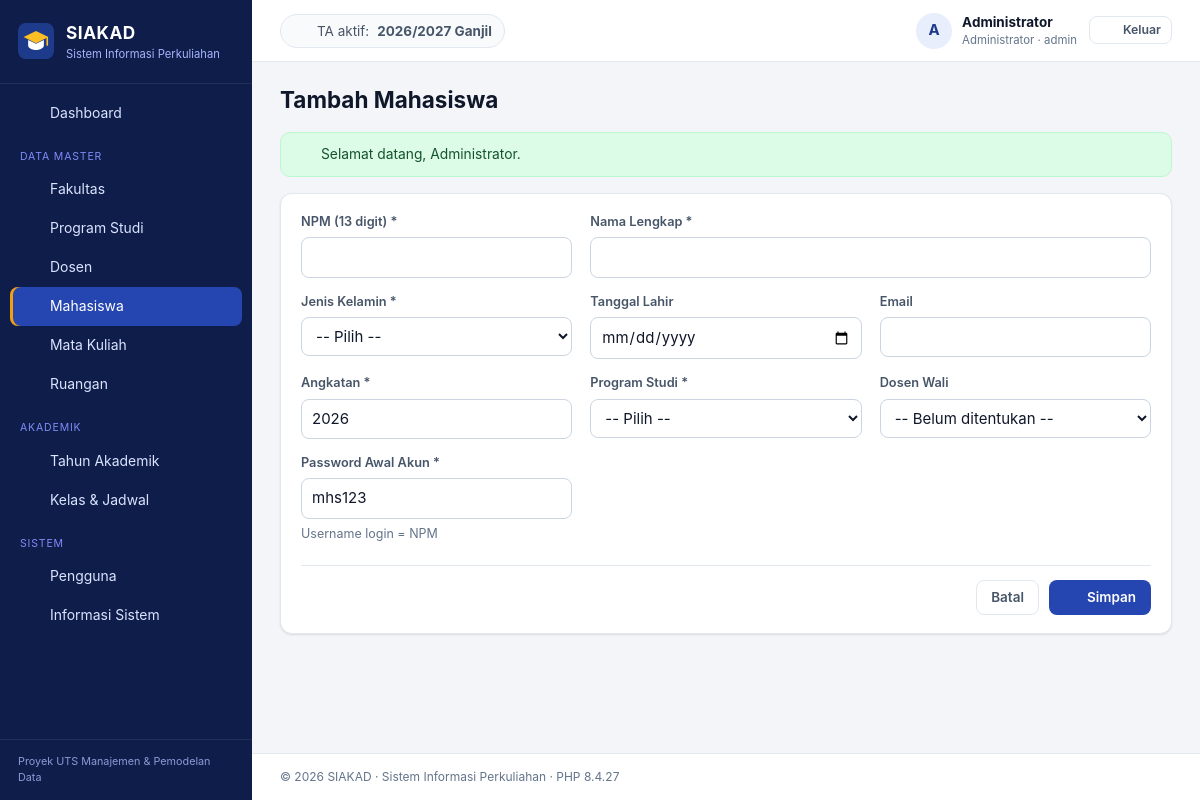
Page /index.php?page=admin/mahasiswa&action=create (signed in) on the committed database.
### tables this page shows
CREATE TABLE tahun_akademik (
  id_ta       INT UNSIGNED NOT NULL AUTO_INCREMENT,
  tahun       CHAR(9)      NOT NULL,               
  semester    ENUM('Ganjil','Genap') NOT NULL,
  is_aktif    TINYINT(1)   NOT NULL DEFAULT 0,
  created_at  TIMESTAMP    NOT NULL DEFAULT CURRENT_TIMESTAMP,
  PRIMARY KEY (id_ta),
  UNIQUE KEY uq_ta (tahun, semester)
);

CREATE TABLE program_studi (
  id_prodi     INT UNSIGNED  NOT NULL AUTO_INCREMENT,
  kode_prodi   VARCHAR(10)   NOT NULL,
  nama_prodi   VARCHAR(100)  NOT NULL,
  jenjang      ENUM('D3','S1','S2','S3') NOT NULL DEFAULT 'S1',
  id_fakultas  INT UNSIGNED  NOT NULL,
  created_at   TIMESTAMP     NOT NULL DEFAULT CURRENT_TIMESTAMP,
  PRIMARY KEY (id_prodi),
  UNIQUE KEY uq_prodi_kode (kode_prodi),
  KEY idx_prodi_fakultas (id_fakultas),
  CONSTRAINT fk_prodi_fakultas FOREIGN KEY (id_fakultas)
    REFERENCES fakultas (id_fakultas) ON UPDATE CASCADE ON DELETE RESTRICT
);

### app/core/Controller.php (called while the page is built, shortened)
<?php
abstract class Controller
{
    protected function render(string $view, array $data = [], string $layout = 'layouts/main'): void
    {
        $viewFile = APP_PATH . '/views/' . $view . '.php';
        extract($data, EXTR_SKIP);
        require $viewFile;
        $content = ob_get_clean();
        require APP_PATH . '/views/' . $layout . '.php';
    }
}

### app/controllers/MahasiswaController.php (called while the page is built, shortened)
<?php
class MahasiswaController extends Controller
{
    public function create(): void
    {
        $this->form(null, 'Tambah Mahasiswa');
    }
    private function form(?array $row, string $title): void
    {
        $this->render('admin/mahasiswa/form', [
            'title' => $title,
            'row'   => $row,
            'prodi' => (new Prodi())->options(),
            'dosen' => (new Dosen())->options(),
        ]);
    }
}

### index.php (called while the page is built, shortened)
<?php
require APP_PATH . '/core/helpers.php';
spl_autoload_register(function (string $class): void {
    foreach (['core', 'controllers', 'models'] as $dir) {
        $file = APP_PATH . "/$dir/$class.php";
        if (is_file($file)) {
            return;
        }
    }
});
$page = (string) ($_GET['page'] ?? (Auth::check() ? 'dashboard' : 'login'));
$action = (string) ($_GET['action'] ?? 'index');
$method = lcfirst(str_replace(' ', '', ucwords(str_replace('-', ' ', $action))));
$controller = new $controllerClass();
try {
    $controller->$method();
} catch (PDOException $e) {
    error_log('[SIAKAD] ' . $e->getMessage());
    if ($_SERVER['REQUEST_METHOD'] === 'POST') {
        flash('error', db_error_message($e));
        $back = $_SERVER['HTTP_REFERER'] ?? url($page);
        header('Location: ' . $back);
        exit;
    }
    abort(500, db_error_message($e));
}

### app/core/Model.php (called while the page is built, shortened)
<?php
abstract class Model
{
    protected PDO $db;
    public function __construct()
    {
        $this->db = Database::connection();
    }
    protected function fetchAll(string $sql, array $params = []): array
    {
        $stmt = $this->db->prepare($sql);
        $stmt->execute($params);
        return $stmt->fetchAll();
    }
    protected function fetchOne(string $sql, array $params = []): ?array
    {
        $stmt = $this->db->prepare($sql);
        $stmt->execute($params);
        $row = $stmt->fetch();
        return $row === false ? null : $row;
    }
}

### app/core/Database.php (called while the page is built)
<?php
final class Database
{
    private static ?PDO $pdo = null;
    public static function connection(): PDO
    {
        if (self::$pdo === null) {
            $c = config();
            $dsn = sprintf(
                'mysql:host=%s;port=%d;dbname=%s;charset=utf8mb4',
                $c['db_host'],
                $c['db_port'],
                $c['db_name']
            );
            self::$pdo = new PDO($dsn, $c['db_user'], $c['db_pass'], [
                PDO::ATTR_ERRMODE            => PDO::ERRMODE_EXCEPTION,
                PDO::ATTR_DEFAULT_FETCH_MODE => PDO::FETCH_ASSOC,
                PDO::ATTR_EMULATE_PREPARES   => false,
            ]);
            self::$pdo->exec("SET time_zone = '+07:00'");
        }
        return self::$pdo;
    }
}

### app/models/Prodi.php (called while the page is built, shortened)
<?php
class Prodi extends Model
{
    public function options(): array
    {
        return $this->fetchAll(
            "SELECT id_prodi, CONCAT(jenjang, ' ', nama_prodi) AS label FROM program_studi ORDER BY nama_prodi"
        );
    }
}

### app/models/Dosen.php (called while the page is built, shortened)
<?php
class Dosen extends Model
{
    public function options(): array
    {
        return $this->fetchAll('SELECT id_dosen, nidn, nama_dosen FROM dosen ORDER BY nama_dosen');
    }
}

### app/core/Auth.php (called while the page is built, shortened)
<?php
final class Auth
{
    public static function user(): ?array
    {
        return $_SESSION['user'] ?? null;
    }
}

### config/config.php (called while the page is built, shortened)
<?php
$env = static function (string $key, $default) {
    $value = getenv($key);
    return $value === false || $value === '' ? $default : $value;
};
$config = [
    'app_name'     => 'SIAKAD',
    'app_subtitle' => 'Sistem Informasi Perkuliahan',
    'db_host'      => $env('DB_HOST', '127.0.0.1'),
    'db_port'      => (int) $env('DB_PORT', 3306),
    'db_name'      => $env('DB_NAME', 'db_siakad'),
    'db_user'      => $env('DB_USER', 'root'),
    'db_pass'      => $env('DB_PASS', ''),
    'timezone'     => 'Asia/Jakarta',
    'debug'        => filter_var($env('APP_DEBUG', false), FILTER_VALIDATE_BOOLEAN),
];
$local = __DIR__ . '/config.local.php';
return $config;

### app/models/TahunAkademik.php (called while the page is built, shortened)
<?php
class TahunAkademik extends Model
{
    public function aktif(): ?array
    {
        return $this->fetchOne('SELECT * FROM tahun_akademik WHERE is_aktif = 1 LIMIT 1');
    }
}

### app/core/helpers.php (the view, shortened to what this page needs)
<?php
function config(?string $key = null): mixed
{
    static $config = null;
    $config ??= require BASE_PATH . '/config/config.php';
    return $key === null ? $config : ($config[$key] ?? null);
}
function e(mixed $value): string
{
    return htmlspecialchars((string) ($value ?? ''), ENT_QUOTES | ENT_SUBSTITUTE, 'UTF-8');
}
function base_url(string $path = ''): string
{
    $dir = rtrim(str_replace('\\', '/', dirname($_SERVER['SCRIPT_NAME'] ?? '/')), '/');
    return $dir . '/' . ltrim($path, '/');
}
function url(string $page, array $params = []): string
{
    $query = http_build_query(array_merge(['page' => $page], $params));
    return base_url('index.php') . '?' . $query;
}
function asset(string $path): string
{
    $file = BASE_PATH . '/assets/' . $path;
    $version = is_file($file) ? filemtime($file) : 1;
    return base_url('assets/' . $path) . '?v=' . $version;
}
function flash(string $type, ?string $message = null): ?string
{
    $msg = $_SESSION['_flash'][$type] ?? null;
    return $msg;
}
function old(string $field, mixed $default = ''): string
{
    return (string) ($default ?? '');
}
function has_error(string $field): string
{
    return isset($GLOBALS['_errors'][$field]) ? ' is-invalid' : '';
}
function is_active_page(string $prefix): string
{
    $page = $_GET['page'] ?? 'dashboard';
    return str_starts_with($page, $prefix) ? ' active' : '';
}
function select_options(array $rows, string $valueKey, string|callable $labelKey, mixed $selected, string $placeholder = '-- Pilih --'): string
{
    $html = $placeholder !== '' ? '<option value="">' . e($placeholder) . '</option>' : '';
    foreach ($rows as $r) {
        $value = (string) $r[$valueKey];
        $label = is_callable($labelKey) ? $labelKey($r) : $r[$labelKey];
        $sel = $value === (string) $selected ? ' selected' : '';
        $html .= '<option value="' . e($value) . '"' . $sel . '>' . e($label) . '</option>';
    }
    return $html;
}
function icon(string $name, int $size = 18): string
{
    $p = $paths[$name] ?? $paths['grid'];
    return '<svg class="icon" width="' . $size . '" height="' . $size . '" viewBox="0 0 24 24" fill="none" stroke="currentColor" stroke-width="2" stroke-linecap="round" stroke-linejoin="round" aria-hidden="true">' . $p . '</svg>';
}

### app/views/admin/mahasiswa/form.php (shortened to what this page needs)
<?php $isEdit = $row !== null; ?>
<section class="card form-card">
    <form method="post" action="<?= e(url('admin/mahasiswa', $isEdit ? ['action' => 'update', 'id' => $row['id_mahasiswa']] : ['action' => 'store'])) ?>">
        <div class="form-grid">
            <label class="field">
                <span>NPM (13 digit) *</span>
                <input class="<?= has_error('npm') ?>" type="text" name="npm" maxlength="13" inputmode="numeric" value="<?= e(old('npm', $row['npm'] ?? '')) ?>" required>
            </label>
            <label class="field span-2">
                <span>Nama Lengkap *</span>
                <input class="<?= has_error('nama_mahasiswa') ?>" type="text" name="nama_mahasiswa" maxlength="100" value="<?= e(old('nama_mahasiswa', $row['nama_mahasiswa'] ?? '')) ?>" required>
            </label>
            <label class="field">
                <span>Jenis Kelamin *</span>
                <select class="<?= has_error('jenis_kelamin') ?>" name="jenis_kelamin" required>
                    <option value="">-- Pilih --</option>
                </select>
            </label>
            <label class="field">
                <span>Tanggal Lahir</span>
                <input class="<?= has_error('tanggal_lahir') ?>" type="date" name="tanggal_lahir" value="<?= e(old('tanggal_lahir', $row['tanggal_lahir'] ?? '')) ?>">
            </label>
            <label class="field">
                <span>Email</span>
                <input class="<?= has_error('email') ?>" type="email" name="email" maxlength="100" value="<?= e(old('email', $row['email'] ?? '')) ?>">
            </label>
            <label class="field">
                <span>Angkatan *</span>
                <input class="<?= has_error('angkatan') ?>" type="number" name="angkatan" min="2000" max="2100" value="<?= e(old('angkatan', $row['angkatan'] ?? date('Y'))) ?>" required>
            </label>
            <label class="field">
                <span>Program Studi *</span>
                <select class="<?= has_error('id_prodi') ?>" name="id_prodi" required>
                    <?= select_options($prodi, 'id_prodi', 'label', old('id_prodi', $row['id_prodi'] ?? '')) ?>
                </select>
            </label>
            <label class="field">
                <span>Dosen Wali</span>
                <select class="<?= has_error('id_dosen_wali') ?>" name="id_dosen_wali">
                    <?= select_options($dosen, 'id_dosen', 'nama_dosen', old('id_dosen_wali', $row['id_dosen_wali'] ?? ''), '-- Belum ditentukan --') ?>
                </select>
            </label>
            <?php if (!$isEdit): ?>
                <label class="field">
                    <span>Password Awal Akun *</span>
                    <input class="<?= has_error('password') ?>" type="text" name="password" minlength="6" value="mhs123" required>
                    <small class="muted">Username login = NPM</small>
                </label>
            <?php endif; ?>
        </div>
        <div class="form-actions">
            <a class="btn btn-ghost" href="<?= e(url('admin/mahasiswa')) ?>">Batal</a>
            <button class="btn btn-primary" type="submit"><?= icon('save', 16) ?><span>Simpan</span></button>
        </div>
    </form>
</section>

### app/views/layouts/main.php (shortened to what this page needs)
<?php
$user = Auth::user();
$role = $user['role'];
$taAktif = (new TahunAkademik())->aktif();
$menu = [
    'admin' => [
        ['Dashboard', 'dashboard', 'home'],
        ['__', 'Data Master'],
        ['Fakultas', 'admin/fakultas', 'building'],
        ['Program Studi', 'admin/prodi', 'layers'],
        ['Dosen', 'admin/dosen', 'user'],
        ['Mahasiswa', 'admin/mahasiswa', 'users'],
        ['Mata Kuliah', 'admin/mata-kuliah', 'book'],
        ['Ruangan', 'admin/ruangan', 'map'],
        ['__', 'Akademik'],
        ['Tahun Akademik', 'admin/tahun-akademik', 'calendar'],
        ['Kelas & Jadwal', 'admin/kelas', 'grid'],
        ['__', 'Sistem'],
        ['Pengguna', 'admin/pengguna', 'key'],
        ['Informasi Sistem', 'admin/sistem', 'server'],
    ],
    'dosen' => [
        ['Dashboard', 'dashboard', 'home'],
        ['__', 'Pengajaran'],
        ['Kelas & Input Nilai', 'dosen/kelas', 'clipboard'],
        ['Perwalian (KRS)', 'dosen/perwalian', 'users'],
    ],
    'mahasiswa' => [
        ['Dashboard', 'dashboard', 'home'],
        ['__', 'Akademik'],
        ['Isi KRS', 'mahasiswa/krs', 'clipboard'],
        ['Kartu Hasil Studi', 'mahasiswa/khs', 'file'],
        ['Transkrip Nilai', 'mahasiswa/transkrip', 'award'],
    ],
][$role];
$roleLabel = ['admin' => 'Administrator', 'dosen' => 'Dosen', 'mahasiswa' => 'Mahasiswa'][$role];
?>
<!doctype html>
<html lang="id">
<head>
    <link rel="stylesheet" href="<?= e(asset('css/style.css')) ?>">
</head>
<body class="role-<?= e($role) ?>">
<div class="app">
    <aside class="sidebar" id="sidebar">
        <a class="brand" href="<?= e(url('dashboard')) ?>">
            <img src="<?= e(asset('img/logo.svg')) ?>" alt="" width="36" height="36">
            <span>
                <strong><?= e(config('app_name')) ?></strong>
                <small><?= e(config('app_subtitle')) ?></small>
            </span>
        </a>
        <nav class="nav">
            <?php foreach ($menu as $item): ?>
                <?php if ($item[0] === '__'): ?>
                    <div class="nav-section"><?= e($item[1]) ?></div>
                <?php else: ?>
                    <a class="nav-link<?= $item[1] === 'dashboard' ? (($_GET['page'] ?? 'dashboard') === 'dashboard' ? ' active' : '') : is_active_page($item[1]) ?>"
                       href="<?= e(url($item[1])) ?>"><?= icon($item[2]) ?><span><?= e($item[0]) ?></span></a>
                <?php endif; ?>
            <?php endforeach; ?>
        </nav>
        <div class="sidebar-foot">Proyek UTS Manajemen &amp; Pemodelan Data</div>
    </aside>
    <div class="main">
        <header class="topbar">
            <div class="topbar-ta">
                <?= icon('calendar', 16) ?>
                <?php if ($taAktif): ?>
                    TA aktif: <strong><?= e($taAktif['tahun']) ?> <?= e($taAktif['semester']) ?></strong>
                <?php else: ?>
                    Belum ada tahun akademik aktif
                <?php endif; ?>
            </div>
            <div class="topbar-user">
                <a href="<?= e(url('profil')) ?>" class="user-chip">
                    <span class="avatar"><?= e(mb_strtoupper(mb_substr(preg_replace('/^(Dr\.|Ir\.)\s*/', '', $user['nama']), 0, 1))) ?></span>
                    <span class="user-meta">
                        <strong><?= e($user['nama']) ?></strong>
                        <small><?= e($roleLabel) ?> · <?= e($user['username']) ?></small>
                    </span>
                </a>
                <form method="post" action="<?= e(url('logout', ['action' => 'logout'])) ?>">
                    <button class="btn btn-sm btn-ghost" type="submit"><?= icon('logout', 16) ?><span>Keluar</span></button>
                </form>
            </div>
        </header>
        <main class="content">
            <div class="page-head">
                <h1><?= e($title ?? '') ?></h1>
            </div>
            <?php foreach (['success', 'error'] as $type): ?>
                <?php if ($msg = flash($type)): ?>
                    <div class="alert alert-<?= $type ?>" role="alert">
                        <?= icon($type === 'success' ? 'check' : 'x', 16) ?><span><?= e($msg) ?></span>
                    </div>
                <?php endif; ?>
            <?php endforeach; ?>
            <?= $content ?>
        </main>
        <footer class="footer">
            &copy; <?= date('Y') ?> <?= e(config('app_name')) ?> · <?= e(config('app_subtitle')) ?> · PHP <?= PHP_VERSION ?>
        </footer>
    </div>
</div>
</body>
</html>

### rows in the picture
tahun_akademik: tahun "2026/2027", semester "Ganjil"
program_studi: id_dosen_wali "-- Belum ditentukan --"

### other values in the picture
config('app_name') "SIAKAD"
config('app_subtitle') "Sistem Informasi Perkuliahan"
$item[0] "Dashboard"
$item[1] "DATA MASTER"
$item[0] "Fakultas"
$item[0] "Program Studi"
$item[0] "Dosen"
$item[0] "Mahasiswa"
$item[0] "Mata Kuliah"
$item[0] "Ruangan"
$item[1] "AKADEMIK"
$item[0] "Tahun Akademik"
$item[0] "Kelas & Jadwal"
$item[1] "SISTEM"
$item[0] "Pengguna"
